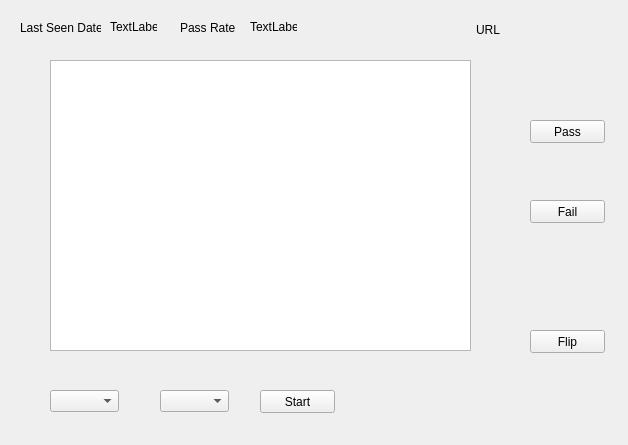
<?xml version="1.0" encoding="UTF-8"?>
<ui version="4.0">
 <class>Form</class>
 <widget class="QWidget" name="Form">
  <property name="geometry">
   <rect>
    <x>0</x>
    <y>0</y>
    <width>628</width>
    <height>445</height>
   </rect>
  </property>
  <property name="windowTitle">
   <string>Form</string>
  </property>
  <widget class="QPushButton" name="pushButton">
   <property name="geometry">
    <rect>
     <x>530</x>
     <y>120</y>
     <width>75</width>
     <height>23</height>
    </rect>
   </property>
   <property name="text">
    <string>Pass</string>
   </property>
  </widget>
  <widget class="QPushButton" name="pushButton_2">
   <property name="geometry">
    <rect>
     <x>530</x>
     <y>200</y>
     <width>75</width>
     <height>23</height>
    </rect>
   </property>
   <property name="text">
    <string>Fail</string>
   </property>
  </widget>
  <widget class="QComboBox" name="comboBox">
   <property name="geometry">
    <rect>
     <x>160</x>
     <y>390</y>
     <width>69</width>
     <height>22</height>
    </rect>
   </property>
  </widget>
  <widget class="QPushButton" name="pushButton_3">
   <property name="geometry">
    <rect>
     <x>260</x>
     <y>390</y>
     <width>75</width>
     <height>23</height>
    </rect>
   </property>
   <property name="text">
    <string>Start</string>
   </property>
  </widget>
  <widget class="QLabel" name="label">
   <property name="geometry">
    <rect>
     <x>476</x>
     <y>20</y>
     <width>101</width>
     <height>20</height>
    </rect>
   </property>
   <property name="text">
    <string>URL</string>
   </property>
  </widget>
  <widget class="QLabel" name="label_2">
   <property name="geometry">
    <rect>
     <x>20</x>
     <y>20</y>
     <width>81</width>
     <height>16</height>
    </rect>
   </property>
   <property name="text">
    <string>Last Seen Date</string>
   </property>
  </widget>
  <widget class="QPlainTextEdit" name="plainTextEdit">
   <property name="geometry">
    <rect>
     <x>50</x>
     <y>60</y>
     <width>421</width>
     <height>291</height>
    </rect>
   </property>
  </widget>
  <widget class="QPushButton" name="pushButton_4">
   <property name="geometry">
    <rect>
     <x>530</x>
     <y>330</y>
     <width>75</width>
     <height>23</height>
    </rect>
   </property>
   <property name="text">
    <string>Flip</string>
   </property>
  </widget>
  <widget class="QComboBox" name="comboBox_2">
   <property name="geometry">
    <rect>
     <x>50</x>
     <y>390</y>
     <width>69</width>
     <height>22</height>
    </rect>
   </property>
  </widget>
  <widget class="QLabel" name="label_3">
   <property name="geometry">
    <rect>
     <x>180</x>
     <y>20</y>
     <width>71</width>
     <height>16</height>
    </rect>
   </property>
   <property name="text">
    <string>Pass Rate</string>
   </property>
  </widget>
  <widget class="QLabel" name="label_4">
   <property name="geometry">
    <rect>
     <x>110</x>
     <y>20</y>
     <width>47</width>
     <height>13</height>
    </rect>
   </property>
   <property name="text">
    <string>TextLabel</string>
   </property>
  </widget>
  <widget class="QLabel" name="label_5">
   <property name="geometry">
    <rect>
     <x>250</x>
     <y>20</y>
     <width>47</width>
     <height>13</height>
    </rect>
   </property>
   <property name="text">
    <string>TextLabel</string>
   </property>
  </widget>
 </widget>
 <resources/>
 <connections/>
</ui>
